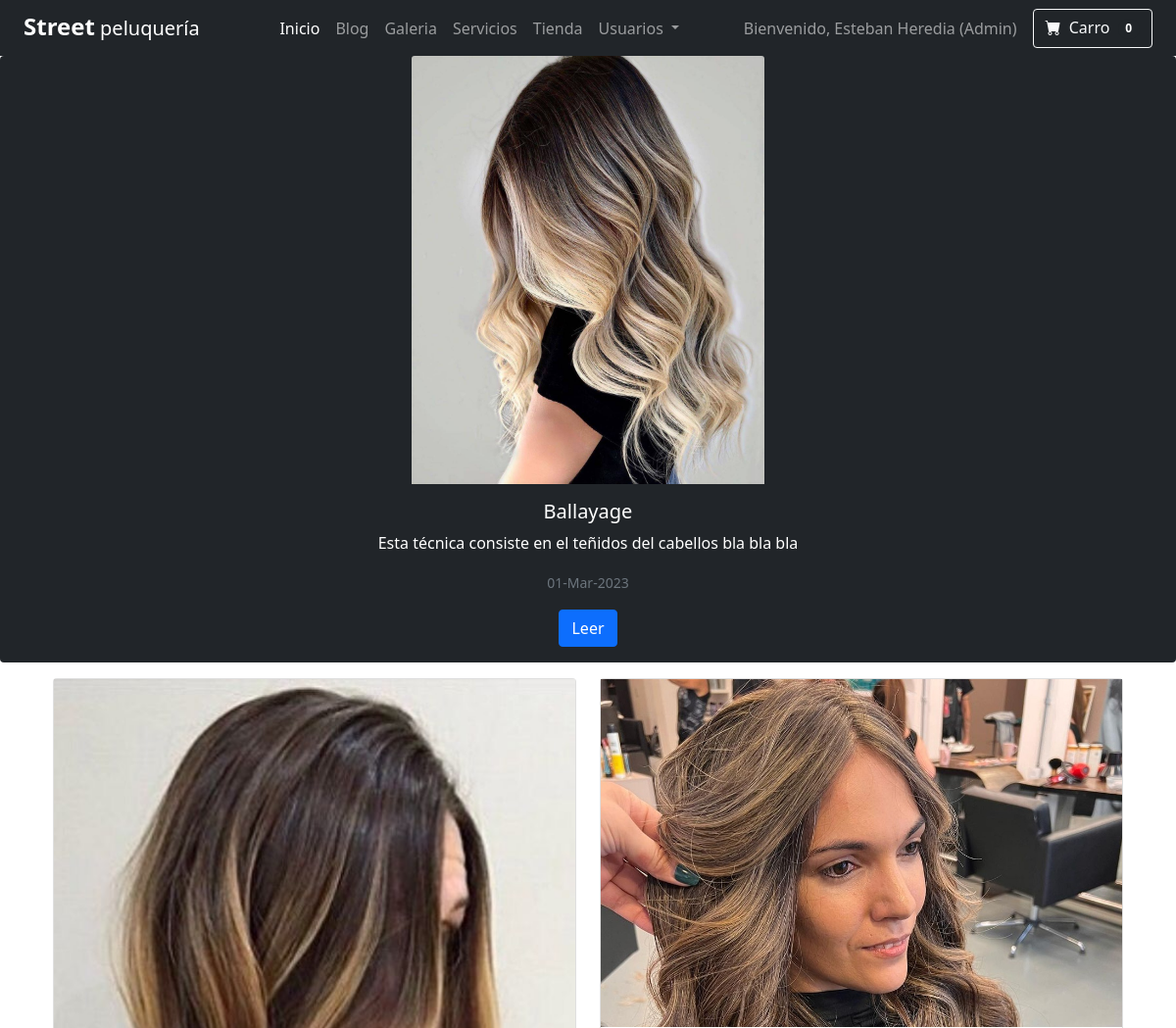
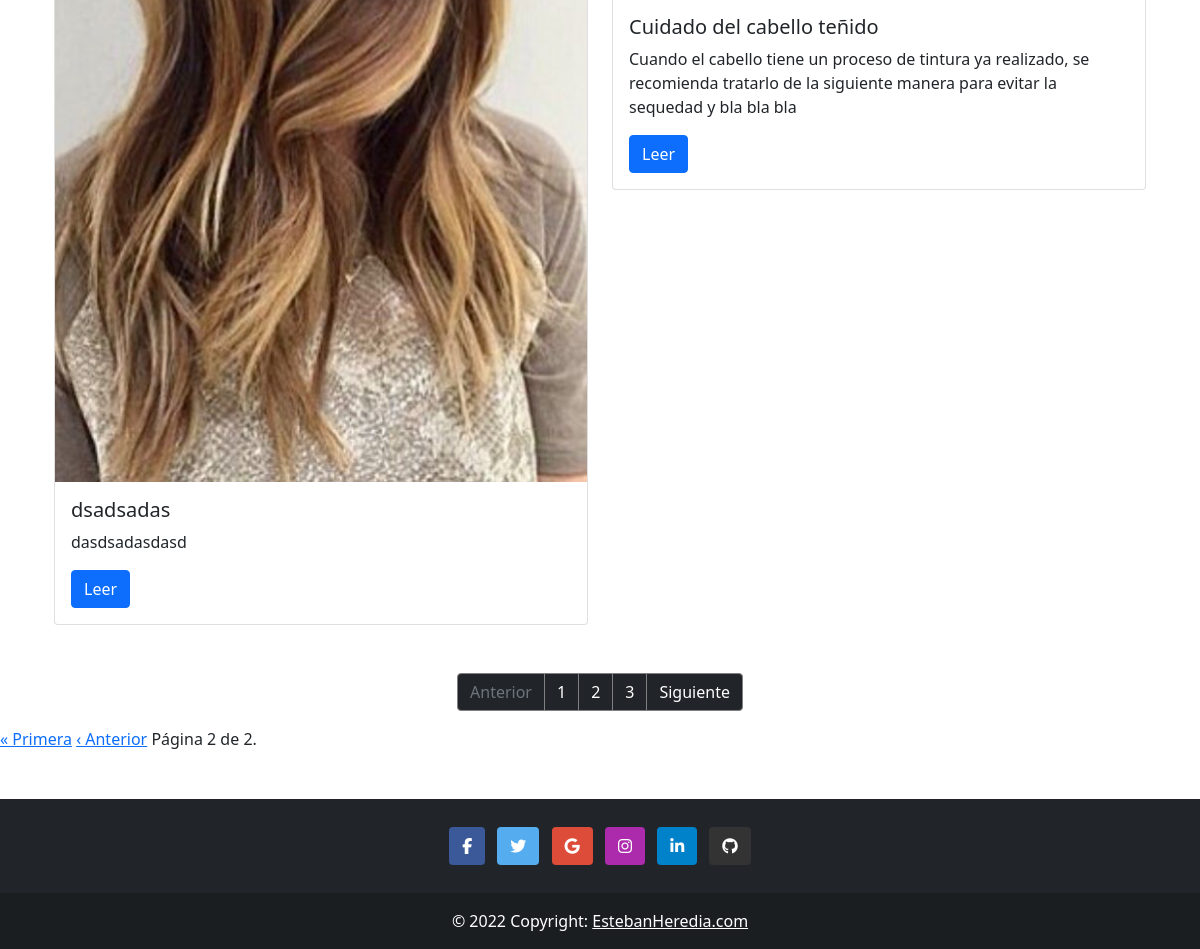
The app's page /lista_post?page=2 (signed in) with its own data (2 pictures, top to bottom).
### blog/models.py (models this page shows, shortened)
class Post(models.Model):
    ESTADO = [
        ('publicado', 'Publicado'),
        ('borrador', 'Borrador'),
        ('eliminado', "Eliminado")
    ]
    titulo = models.CharField(max_length=255)
    cuerpo = models.TextField()
    creado_en = models.DateTimeField()
    publicado_en = models.DateTimeField()
    estado = models.CharField(max_length=255, choices=ESTADO)
    slug = models.SlugField()
    autor = models.ForeignKey(Autor, on_delete=models.CASCADE)
    categoria = models.ForeignKey(Categoria, on_delete=models.SET_NULL, null=True)
    imagen = models.ImageField(upload_to='blog/images')
    etiquetas = models.ManyToManyField(Tag)

### blog/views.py (the view)
# urls.py: path('lista_post', views.lista_post, name='lista_post'),
def lista_post(request):
    params = {}
    post_list = Post.objects.filter(estado="publicado").order_by('-publicado_en')[1:]
    paginador = Paginator(post_list, 2) # Mostramos 2 post por pagina
    nro_pagina = request.GET.get('page')
    page_obj = paginador.get_page(nro_pagina) # Obtengo los post de esa pagína para pasarlos al template
    params["page_obj"] = page_obj
    post_principal = Post.objects.filter(estado="publicado").order_by('-publicado_en').first()
    params["post_principal"] = post_principal
    return render(request, 'blog/posts.html', params)

### templates/blog/posts.html (shortened to what this page needs)
{% extends "layout.html" %} {% load i18n %} {% block blog %}
<div class="card mb-3 border-0 bg-dark ">
  <img class="card-img-top"
    src="{{post_principal.imagen.url}}"
    style="width: 30%; margin: auto auto"
    alt=""
  />
  <center>
    <div class="card-body" style="color: white;">
      <h5 class="card-title">{{post_principal.titulo}}</h5>
      <p class="card-text">
        {{post_principal.cuerpo}}
      </p>
      <p class="card-text">
        <small class="text-muted">{{post_principal.publicado_en|date:"d-M-Y"}}</small>
      </p>
      <a href="#!" class="btn btn-primary">Leer</a>
    </div>
  </center>
</div>
<div class="container">
  <div class="row">
    {% for post in page_obj %}
      <div class="col-6">
        <div class="card">
          <div
            class="bg-image hover-overlay ripple"
            data-mdb-ripple-color="light"
          >
            <img
              src="{{post.imagen.url}}"
              class="img-fluid"
            />
          </div>
          <div class="card-body">
            <h5 class="card-title">{{post.titulo}}</h5>
            <p class="card-text">
              {{post.cuerpo}}
            </p>
            <a href="#!" class="btn btn-primary">Leer</a>
          </div>
        </div>
      </div>
    {% empty %}
      <p>No hay mas Post publicados...</p>
    {% endfor %}
  </div>
</div>
<section>
  <nav aria-label="Page navigation example"  >
    <ul class="pagination justify-content-center mt-5" >
      <li class="page-item disabled">
        <a class="page-link bg-dark" style="border-color: grey;">Anterior</a>
      </li>
      <li class="page-item" ><a class="page-link bg-dark" style="border-color: grey; color: white;" href="#">1</a></li>
      <li class="page-item"><a class="page-link bg-dark" style="border-color:grey; color: white;" href="#">2</a></li>
      <li class="page-item"><a class="page-link bg-dark" style="border-color: grey; color: white;" href="#">3</a></li>
      <li class="page-item">
        <a class="page-link bg-dark" style="border-color: grey; color: white;" href="#">Siguiente</a>
      </li>
    </ul>
  </nav>
</section>
<div class="pagination">
  <span class="step-links">
    {% if page_obj.has_previous %}
      <a href="?page=1">&laquo; Primera</a>
      <a href="?page={{ page_obj.previous_page_number }}">&lsaquo; Anterior</a>
    {% endif %}
    <span class="current-page">
      Página {{ page_obj.number }} de {{ page_obj.paginator.num_pages }}.
    </span>
  </span>
</div>
{% endblock blog %}

### templates/layout.html (shortened to what this page needs)
{% extends "base.html" %}
{% load i18n %}
{% block content %}
<div class="container-fluid p-0" style="background-color: rgb(255, 187, 0)">
  <div class="row p-0">
    <div class="col-12">
      <nav class="navbar navbar-expand-lg navbar-dark bg-dark">
        <div class="container-fluid">
          <a class="navbar-brand" href="/">
            <h4 class="fw-bolder" style="display:inline;">Street</h5>
              <p style="display:inline;"> peluquería</p>
          </a>
          <div class="collapse navbar-collapse" id="navbarNavDropdown">
            <ul class="navbar-nav mx-auto">
              <li class="nav-item">
                <a class="nav-link active" aria-current="page" href="/">Inicio</a>
              </li>
              <li class="nav-item">
                <a class="nav-link" href="{% url 'blog:lista_post' %}">Blog</a>
              </li>
              <li class="nav-item">
                <a class="nav-link" href="{% url 'galeria' %}">Galeria</a>
              </li>
              <li class="nav-item">
                <a class="nav-link" href="{% url 'servicios' %}">Servicios</a>
              </li>
              <li class="nav-item">
                <a class="nav-link" href="{% url 'tienda_index' %}">Tienda</a>
              </li>
              <li class="nav-item dropdown">
                <a class="nav-link dropdown-toggle" href="#" role="button" data-bs-toggle="dropdown"
                  aria-expanded="false">
                  Usuarios
                </a>
              </li>
            </ul>
            <form class="d-flex">
              {% if request.user.is_authenticated %}
                {% if request.user.is_staff or request.user.is_superuser %}
                  <span class=" me-3 navbar-text" style="display:inline;">Bienvenido, {{ request.user.first_name }} {{ request.user.last_name }} (Admin) </span>
                {% else %}
                  <span class=" me-3 navbar-text" style="display:inline;">Bienvenido, {{ request.user.first_name }} {{ request.user.last_name }}</span>
                {% endif %}
              {% endif %}
              <button class="btn btn-outline-light" type="submit"  formaction="{% url 'carrito' %}">
                <i class="bi-cart-fill me-1" ></i>
                Carro
                <span class="badge bg-dark text-white ms-1 rounded-pill">0</span>
              </button>
            </form>
          </div>
        </div>
      </nav>
    </div>
  </div>
</div>
{% block blog %} {% endblock %}
<footer class="bg-dark text-center text-white mt-5">
  <div class="container p-4 pb-0">
    <section class="mb-4">
      <a class="btn text-white btn-floating m-1" style="background-color: #3b5998" href="#!" role="button"><i
          class="fab fa-facebook-f"></i></a>
      <a class="btn text-white btn-floating m-1" style="background-color: #55acee" href="#!" role="button"><i
          class="fab fa-twitter"></i></a>
      <a class="btn text-white btn-floating m-1" style="background-color: #dd4b39" href="#!" role="button"><i
          class="fab fa-google"></i></a>
      <a class="btn text-white btn-floating m-1" style="background-color: #ac2bac" href="#!" role="button"><i
          class="fab fa-instagram"></i></a>
      <a class="btn text-white btn-floating m-1" style="background-color: #0082ca" href="#!" role="button"><i
          class="fab fa-linkedin-in"></i></a>
      <a class="btn text-white btn-floating m-1" style="background-color: #333333" href="#!" role="button"><i
          class="fab fa-github"></i></a>
    </section>
  </div>
  <div class="text-center p-3" style="background-color: rgba(0, 0, 0, 0.2)">
    © 2022 Copyright:
    <a class="text-white" href="">EstebanHeredia.com</a>
  </div>
</footer>
{% endblock %}

### records on screen
Post: imagen (picture), titulo "Ballayage", cuerpo "Esta técnica consiste en el teñidos del cabellos bla bla bla", publicado_en "01-Mar-2023"
Post: imagen (picture), titulo "dsadsadas", cuerpo "dasdsadasdasd"
Post: imagen (picture), titulo "Cuidado del cabello teñido", cuerpo "Cuando el cabello tiene un proceso de tintura ya realizado, se recomienda tratarlo de la siguiente manera para evitar la sequedad y bla bla bla"

### other values on screen
{{ request.user.first_name }} "Esteban"
{{ request.user.last_name }} "Heredia"
{{ page_obj.number }} "2"
{{ page_obj.paginator.num_pages }} "2"
